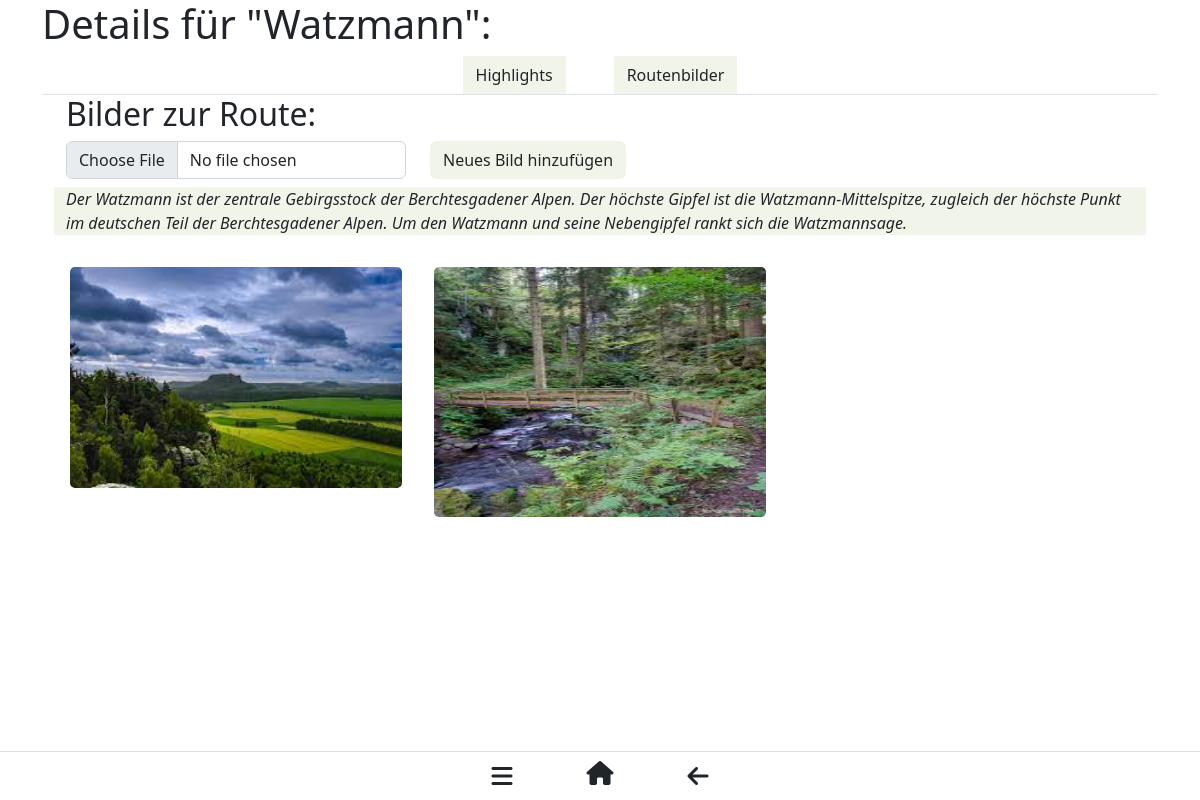
/routeDetails/6/routeImages, run on the app's committed database.
### hikerz/db.py (models this page shows, shortened)
class Route(db.Model):
    __tablename__ = 'Route'
    id = db.Column(db.Integer(), primary_key=True)
    name = db.Column(db.String(45), nullable=False, default='Neue Route')
    description = db.Column(db.String(1024), nullable=False)
    trail = db.Column(db.String(45), nullable=False)
    previewImage = db.Column(db.String(255), nullable=False, default='PathToDefaultImage')
    technicalDifficulty = db.Column(db.Integer(), nullable=True)
    stamina = db.Column(db.Integer(), nullable=True)
    distance = db.Column(db.Integer(), nullable=False) # distance in meters
    duration = db.Column(db.Integer(), nullable=True) # could be calculated from the length of the trail and the average hiking speed
    longitude = db.Column(db.String(15), nullable=False)
    latitude = db.Column(db.String(15), nullable=False)
    creator = db.Column(db.String(45), db.ForeignKey('User.username'))
    creatorRelationship = db.relationship('User', back_populates='creatorOfRoute')
    highlightInRoute = db.relationship('HighlightInRoute', back_populates='route')
    routeImage = db.relationship('RouteImage', back_populates='route')
    tagOfRoute = db.relationship('TagOfRoute', back_populates='route')
    review = db.relationship('Review', back_populates='route')

class RouteImage(db.Model):
    __tablename__ = 'RouteImages'
    id = db.Column(db.Integer(), primary_key=True)
    routeId = db.Column(db.Integer(), db.ForeignKey('Route.id'))
    image = db.Column(db.String(255), nullable=False)
    creator = db.Column(db.String(45), db.ForeignKey('User.username'))
    route = db.relationship('Route', back_populates='routeImage')
    creatorRelationship = db.relationship('User', back_populates='creatorOfRouteImage')

### hikerz/views.py (the view, shortened to what this page needs)
@views.route('/routeDetails/<routeId>/routeImages', methods=['GET', 'POST'])
def routeImages(routeId):
    route = Route.query.filter_by(id=routeId).first()
    images = RouteImage.query.filter_by(routeId=routeId).all()
    form = AddRouteImageForm()
    return render_template('routeImages.html', images=images, route=route, routeImageForm=form)

### hikerz/forms.py (shortened to what this page needs)
class AddRouteImageForm(FlaskForm):
    regex = re.compile('^[\w]+\.(jpg|png|jpeg|JPG|JPEG|PNG)$')
    image = FileField(label='Routenbild', validators=[Regexp(regex, 'Eine ungültige Bild-Datei wurde ausgewählt! (jpg|png|jpeg)')])
    routeId = StringField()
    creator = StringField(default=current_user)
    submit = SubmitField('Neues Bild hinzufügen')

### hikerz/templates/routeImages.html (shortened to what this page needs)
{% extends 'routeDetails.html' %}
{% block routeDetailsContent %}
    <div class="container">
        <h2>Bilder zur Route:</h2>
        <div class="row mt-2 mb-2">
            <div class="col">
                <form method="post">
                    <div class="row">
                        <div class="col col-md-4 col-sm-6">
                            {{ routeImageForm.image(class="form-control") }}
                        </div>
                        <div class="col">
                            {{ routeImageForm.submit(class="btn routeDetails_navButton", style="background-color: var(--farbe6)") }}
                        </div>
                    </div>
                </form>
            </div>
        </div>
        <div class="row">
            <p class="routeDetails_descriptionBox">
                {{ route.description }}
            </p>
        </div>
        <div class="row">
            {% for im in images %}
                <div class="card col-lg-4 col-md-6 p-3 routeDetails_imageContainer">
                    <img class="card-img" src="{{ im.image }}" alt="Routenbild">
                </div>
            {% endfor %}
        </div>
    </div>
{% endblock %}

### hikerz/static/styles.css (style rules this page uses)
:root { --farbe1: #2D5016; --farbe2: #93B7BE; --farbe3: #635255; --farbe4: #DD9787; --farbe5: #FFD4CA; --farbe6: #f1f4e8; }
.card-img { max-width:100%; height: auto; max-height: 250px; width: auto; }
.routeDetails_imageContainer { border: none; }
.routeDetails_descriptionBox { background-color: var(--farbe6); font-style: italic; }
.routeDetails_navButton { background-color: var(--farbe6); }

### data on the page
Route: description "Der Watzmann ist der zentrale Gebirgsstock der Berchtesgadener Alpen. Der höchste Gipfel ist die Watzmann-Mittelspitze, zugleich der höchste Punkt im deutschen Teil der Berchtesgadener Alpen. Um den Watzmann und seine Nebengipfel rankt sich die Watzmannsage."
RouteImage: image (picture)
RouteImage: image (picture)
